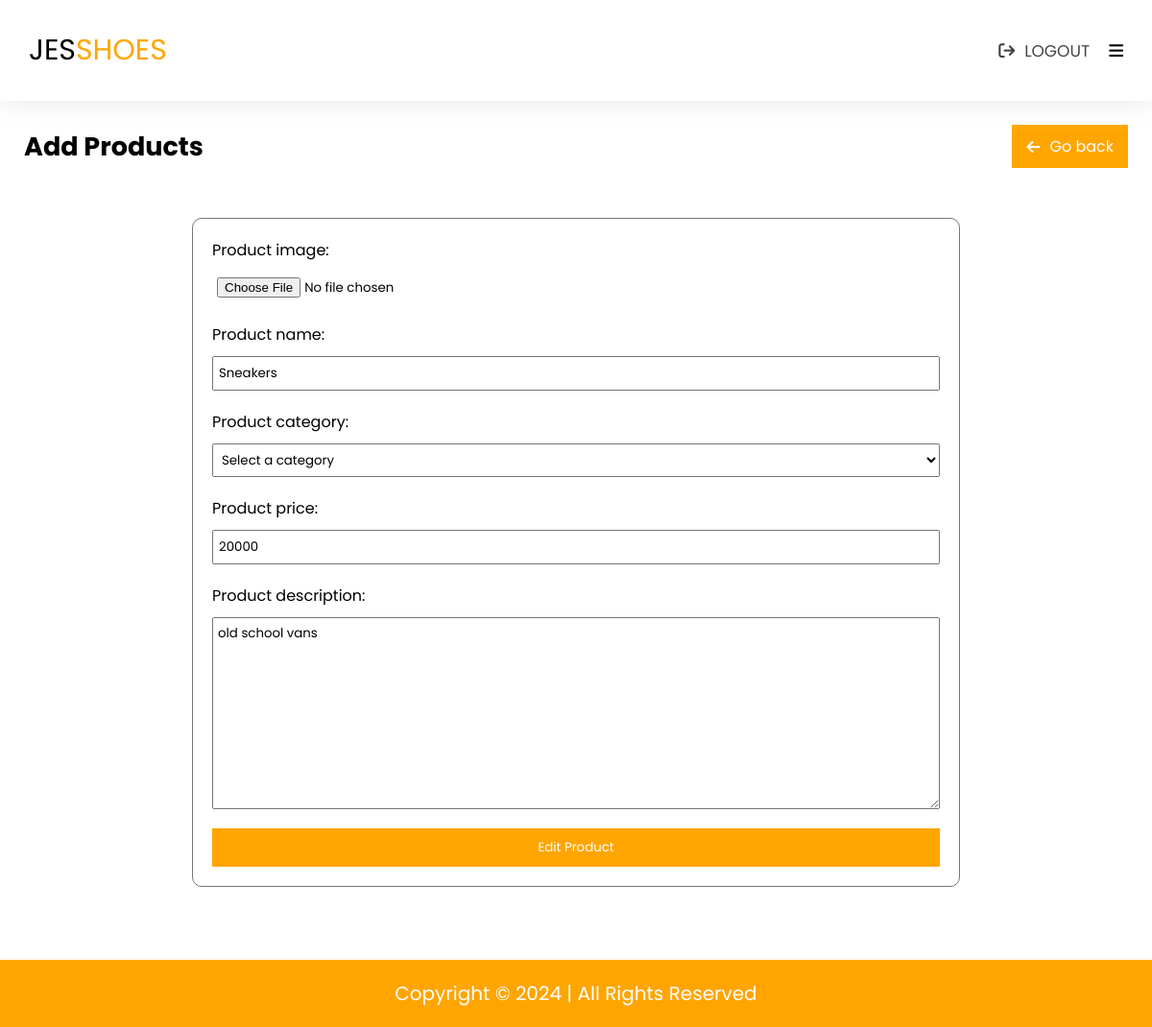
The app's page /admin/edit_product.php?id=6 (signed in) with its own data.
### tables this page shows
CREATE TABLE `products` (
  `id` int(255) NOT NULL,
  `product_img` varchar(255) NOT NULL,
  `product_name` varchar(255) NOT NULL,
  `product_category` varchar(255) NOT NULL,
  `product_price` varchar(255) NOT NULL,
  `product_desc` varchar(255) NOT NULL
);

### admin/edit_product.php (the view, shortened to what this page needs)
<?php
$admin_email = $_SESSION["admin_email"];
$id = $_GET["id"];
$product_name = $product_price = $product_desc = $category = $error = "";
include "./config/db_connect.php";
$sqli = "SELECT * FROM products WHERE id = '$id'";
$result = mysqli_query($conn, $sqli);
if ($result) {
    if (mysqli_num_rows($result) > 0) {
        $row = mysqli_fetch_array($result);
        $product_name = $row["product_name"];
        $product_price = $row["product_price"];
        $product_desc = $row["product_desc"];
    }
}
?>
<!DOCTYPE html>
<html lang="en">
<head>
    <link rel="stylesheet" href="https://cdnjs.cloudflare.com/ajax/libs/font-awesome/6.5.1/css/all.min.css" />
</head>
<body>
    <nav>
        <label>JES<span style="color: orange;">SHOES</span></label>
        <div class="nav-icons">
            <?php if (!isset($admin_email)): ?>
                <a href="login.php" title="Login"><i class="fa fa-sign-in" aria-hidden="true"></i> <span>Login</span></a>
            <?php else: ?>
                <a href="logout.php" title="Logout"><i class="fa fa-sign-out" aria-hidden="true"></i> <span>Logout</span></a>
            <?php endif; ?>
            <i class="fa fa-bars" title="Menu" id="menu-icon"></i>
        </div>
    </nav>
    <main class="content">
        <div class="header">
            <h2>Add Products</h2>
            <a href="products.php"><i class="fa fa-arrow-left"></i><span>Go back</span></a>
        </div>
        <div class="container">
            <form action="" method="post" enctype="multipart/form-data">
                <div class="input-box">
                    <label for="product_image">Product image:</label>
                    <input type="file" id="product_image" name="product_image" value="<?php echo htmlspecialchars($product_image) ?>" required>
                </div>
                <div class="input-box">
                    <label for="product_name">Product name:</label>
                    <input type="text" id="product_name" name="product_name" value="<?php echo htmlspecialchars($product_name) ?>" required>
                </div>
                <div class="input-box">
                    <label for="category">Product category:</label>
                    <select id="category" name="category">
                        <option value="">Select a category</option>
                    </select>
                </div>
                <div class="input-box">
                    <label for="product_price">Product price:</label>
                    <input type="number" id="product_price" name="product_price" value="<?php echo htmlspecialchars($product_price) ?>" required>
                </div>
                <div class="input-box">
                    <label for="product_desc">Product description:</label>
                    <textarea type="text" id="product_desc" name="product_desc" required><?php echo htmlspecialchars($product_desc) ?></textarea>
                </div>
                <button type="submit" name="edit_product">Edit Product</button>
            </form>
        </div>
    </main>
    <footer>
        <p>Copyright &copy; <span id="year"></span> | All Rights Reserved</p>
    </footer>
</body>
</html>

### admin/edit_product.php (style rules this page uses)
* { margin: 0; padding: 0; list-style: none; text-decoration: none; box-sizing: border-box; font-family: 'Poppins'; transition: .3s all; scroll-behavior: smooth; }
:root { --orange: orange; --dark-orange: #ff6a00; --black: #444; --shadow: #e6e6e6; }
body { overflow-x: hidden; }
a { color: var(--black); }
h2 { font-size: 27px; }
p { font-size: 20px; }
nav { display: flex; align-items: center; justify-content: space-between; gap: 20px; padding: 30px; box-shadow: 0 0 30px var(--shadow); font-size: 17px; position: fixed; top: 0; left: 0; width: 100%; background: #fff; z-index: 100; }
nav label, .sidebar label { font-size: 30px; }
nav a { text-transform: uppercase; display: flex; align-items: center; justify-content: center; gap: 10px; }
nav .nav-icons { display: flex; align-items: center; justify-content: flex-end; gap: 20px; }
nav i { cursor: pointer; }
.content { margin-top: 105px; padding: 25px; }
.content .header { display: flex; align-items: center; justify-content: space-between; gap: 20px; }
.header a { color: #fff; background: var(--orange); padding: 10px 15px; display: flex; align-items: center; gap: 10px; }
.container { display: flex; align-items: center; justify-content: center; min-height: 100vh; padding: 20px; }
.container form { width: 100%; max-width: 800px; border: 1px solid #777; padding: 20px; border-radius: 10px; }
form .input-box { display: flex; align-items: flex-start; justify-content: flex-start; flex-direction: column; gap: 10px; margin-bottom: 20px; width: 100%; }
.input-box input, .input-box textarea, .input-box select { width: 100%; padding: 6px 5px; }
.input-box textarea { max-width: 100%; min-width: 100%; max-height: 200px; min-height: 200px; }
form button { width: 100%; padding: 10px 15px; border: none; outline: none; cursor: pointer; color: #fff; background: var(--orange); }
footer { display: flex; align-items: center; justify-content: center; padding: 20px; background: var(--orange); color: #fff; flex-wrap: wrap; gap: 20px; }

### records on screen
products: product_name "Sneakers", product_price "20000", product_desc "old school vans"
